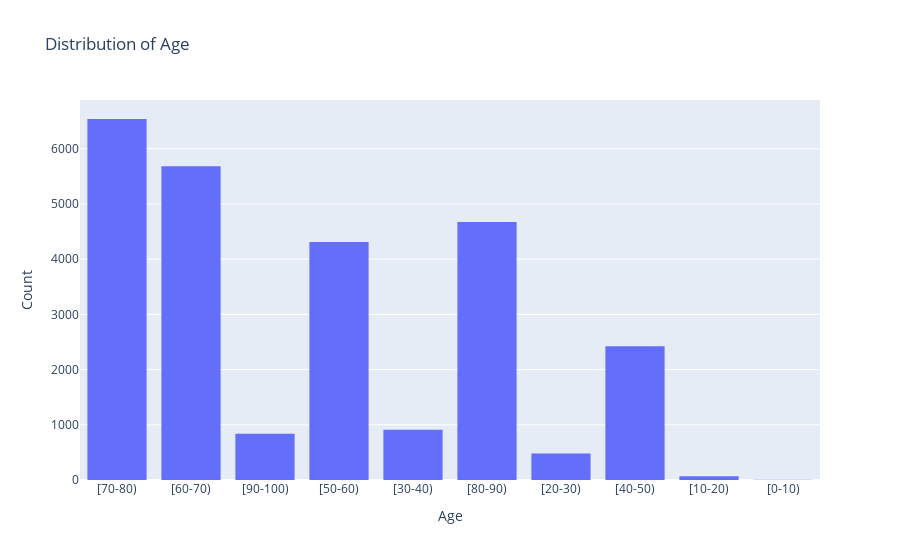

Source (notebook cell):
### Markdown cell above
#### 1) Distribution of Age

### Code cell
fig = px.histogram(df, x='age', title='Distribution of Age', nbins=20)
fig.update_layout(xaxis_title='Age', yaxis_title='Count')
fig.show()

### Figure 1 — Plotly figure (JSON) as saved in the notebook; plotly's stock layout.template omitted (floating-point values rounded to 4 significant figures; data arrays with more than 128 entries replaced by an {"elided": "..."} marker saying what was removed)
{"data": [{"alignmentgroup": "True", "bingroup": "x", "hovertemplate": "age=%{x}<br>count=%{y}<extra></extra>", "legendgroup": "", "marker": {"color": "#636efa", "pattern": {"shape": ""}}, "name": "", "nbinsx": 20, "offsetgroup": "", "orientation": "v", "showlegend": false, "type": "histogram", "x": {"elided": "25925 str values"}, "xaxis": "x", "yaxis": "y"}], "layout": {"barmode": "relative", "legend": {"tracegroupgap": 0}, "title": {"text": "Distribution of Age"}, "xaxis": {"anchor": "y", "domain": [0, 1], "title": {"text": "Age"}}, "yaxis": {"anchor": "x", "domain": [0, 1], "title": {"text": "Count"}}}}
